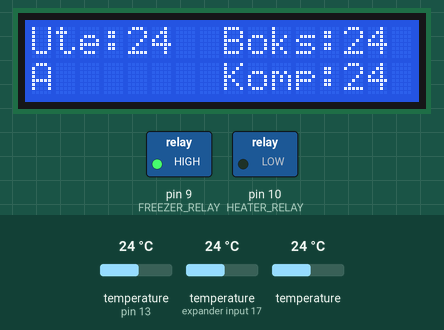
A sketch run on a simulated Arduino Uno, built with avr-gcc and run on an emulated ATmega328P. Shown: 16×2 character LCD, switched loads named in the sketch (green lamp = pin HIGH). The inputs (shaded band) are chosen by the test bench; at power-on: temperature (sensors on pin 13, expander input 17) 24 °C, temperature 24 °C. What the sketch prints to the serial monitor is not drawn.

Above: at 1.3 s.
1.4 s: temperature (sensor on pin 13) set to 12 °C
At 4.1 s:
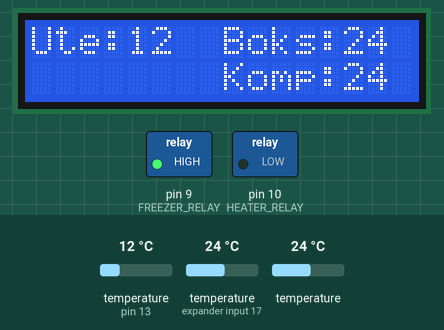
4.8 s: temperature (sensor on expander input 17) set to 12 °C
At 6.2 s:
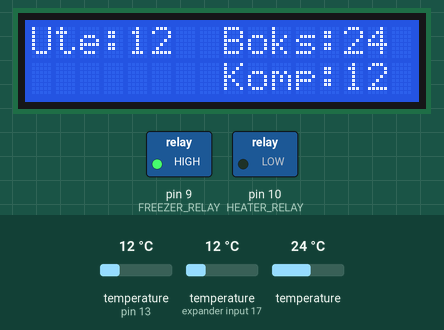
7.9 s: temperature (sensor 213) set to 12 °C
At 9.3 s:
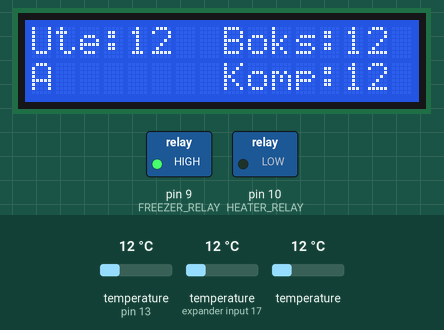
11.0 s: temperature (sensor on pin 13) set to 19 °C
At 12.4 s:
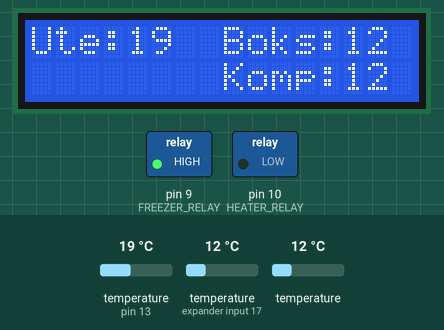
14.1 s: temperature (sensor on expander input 17) set to 19 °C
At 15.4 s:
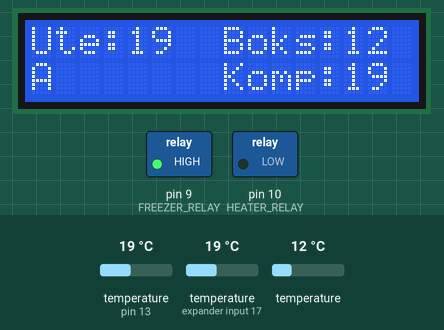
17.2 s: temperature (sensor 213) set to 19 °C
At 18.6 s:
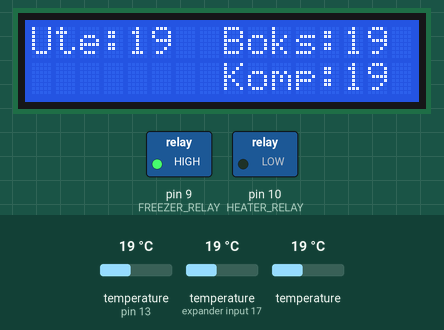
Timing chart, 0 to 20.2 s (numbered marks = the images above; inputs shaded):
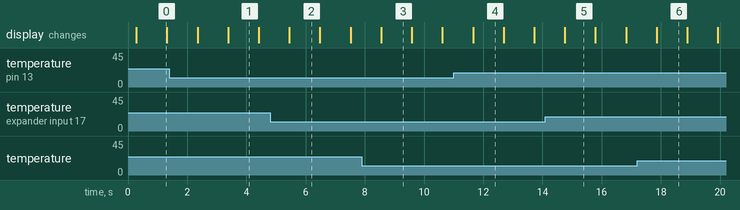

Measured:
- after the input at 1.4 s, the display: first changes after 0.95 s (image 1 shows a later state)
- after the input at 4.8 s, the display: changes after 0.65 s (image 2)
- after the input at 7.9 s, the display: changes after 0.65 s (image 3)
- after the input at 11.0 s, the display: changes after 0.65 s (image 4)
- after the input at 14.1 s, the display: changes after 0.66 s (image 5)
- after the input at 17.2 s, the display: changes after 0.66 s (image 6)
- what the display in image 0 shows lasts 1.0 s, from 0.3 s to 1.3 s

The sketch:

fryserKontroll.ino
```cpp
#include <DallasTemperature.h>
#include <LiquidCrystal.h>
#include <avr/wdt.h>

// Constants
#define FREEZER_RELAY                  9
#define HEATER_RELAY                  10
#define REGULATOR_INTERVAL          3600
#define ONE_WIRE_BUS                  13
#define TEMPERATURE_PRECISION          9

// Global Variables
int     ambientTemp               =    0;
int     compressorTemp            =    0;
int     freezerTemp               =    0;
int     timer                     =    0;
bool    alive                     = true;

// initialize the LiquidCrystal library with the numbers of the interface pins
LiquidCrystal lcd(12, 11, 5, 4, 3, 2);

// Setup a oneWire instance to communicate with any OneWire devices (not just Maxim/Dallas temperature ICs)
OneWire oneWire(ONE_WIRE_BUS);

// Pass our oneWire reference to Dallas Temperature.
DallasTemperature sensors(&oneWire);

// arrays to hold device addresses
DeviceAddress AMBIENT_TEMP_SERNSOR, COMPRESSOR_TEMP_SENSOR, FREEZER_TEMP_SENSOR;

void setup() {
  // LCD setup
  lcd.begin(16, 2);
  lcd.print("Ute:");
  lcd.setCursor(8, 0);
  lcd.print("Boks:");
  lcd.setCursor(8, 1);
  lcd.print("Komp:");

  // Setup serial for status dump
  Serial.begin(9600);

  // One Wire temp sensors
  Serial.println("Dallas Temperature IC Control Library Demo");
  // Start up the library
  sensors.begin();
  // locate devices on the bus
  Serial.print("Locating devices...");
  Serial.print("Found ");
  Serial.print(sensors.getDeviceCount(), DEC);
  Serial.println(" devices.");
  // report parasite power requirements
  Serial.print("Parasite power is: ");
  if (sensors.isParasitePowerMode()) Serial.println("ON");
  else Serial.println("OFF");
  if (!sensors.getAddress(AMBIENT_TEMP_SERNSOR,   0)) Serial.println("Unable to find address for Device 0");
  if (!sensors.getAddress(COMPRESSOR_TEMP_SENSOR, 1)) Serial.println("Unable to find address for Device 1");
  if (!sensors.getAddress(FREEZER_TEMP_SENSOR,    2)) Serial.println("Unable to find address for Device 2");
  // set the resolution to 9 bit
  sensors.setResolution(AMBIENT_TEMP_SERNSOR,     TEMPERATURE_PRECISION);
  sensors.setResolution(COMPRESSOR_TEMP_SENSOR,   TEMPERATURE_PRECISION);
  sensors.setResolution(FREEZER_TEMP_SENSOR,      TEMPERATURE_PRECISION);

  // Pin setup
  pinMode(FREEZER_RELAY, OUTPUT);
  pinMode(HEATER_RELAY , OUTPUT);

  // Freezer ON
  // N.C relay
  digitalWrite(FREEZER_RELAY, HIGH);

  // Heater OFF
  // N.O relay
  digitalWrite(HEATER_RELAY, LOW);

  // Setup for ~8S WD reset
  noInterrupts();
  wdt_reset();
  MCUSR &= ~bit(WDRF);                            //clear WDRF
  WDTCSR |= bit(WDCE) | bit(WDE);                 //enable WDTCSR change
  WDTCSR =  bit(WDIE) | bit(WDP3) | bit(WDP0);    //~8 sec
  interrupts();

  Serial.println("Setup complete!");

}

void loop()
{
  // Keep WD from barking!
  wdt_reset();

  // Read temp
  sensors.requestTemperatures();
  ambientTemp     = sensors.getTempC(AMBIENT_TEMP_SERNSOR);
  compressorTemp  = sensors.getTempC(COMPRESSOR_TEMP_SENSOR);
  freezerTemp     = sensors.getTempC(FREEZER_TEMP_SENSOR);

  // Regulate
  if (timer >= REGULATOR_INTERVAL)
  {
    timer = 0;
    freezerControl();
  }

  // Update Display
  // Temp
  lcd.setCursor(4, 0);
  lcd.print(ambientTemp);
  lcd.setCursor(13, 0);
  lcd.print(freezerTemp);
  lcd.setCursor(13, 1);
  lcd.print(compressorTemp);
  // Alive?
  lcd.setCursor(0,1);
  (alive)?(lcd.print("A")):(lcd.print(" "));
  alive = !alive;


  // Hang a bit, get loop time ~1sec
  delay(900);
  ++timer;
}

void freezerControl()
{
  lcd.setCursor(1,1);
  lcd.print(" ");
  if (ambientTemp <= -15)
  {
    // It's cold outside turn off the freezer
    // N.C relay
    digitalWrite(FREEZER_RELAY, HIGH);
  }
  else if (ambientTemp <= -4 && freezerTemp <= -14)
  {
    // It's cold inside turn off the freezer
    // N.C relay
    digitalWrite(FREEZER_RELAY, HIGH);
  }
  else
  {
    // Don't start if heater is needed/running
    if (!heaterControl())
    {
      // It's time to FREEZE!
      // N.C relay
      digitalWrite(FREEZER_RELAY, LOW);
      lcd.setCursor(1,1);
      lcd.print("F");
    }
  }
}

bool heaterControl()
{
  bool heating = false;
  lcd.setCursor(2,1);
  lcd.print(" ");
  if (compressorTemp <= -4)
  {
    digitalWrite(HEATER_RELAY, HIGH);
    heating = true;
    lcd.setCursor(2,1);
    lcd.print("H");
    // Force new check in ~10min
    timer = (REGULATOR_INTERVAL - 600);
  }
  else
  {
    digitalWrite(HEATER_RELAY, LOW);
  }
  return heating;
}
```
